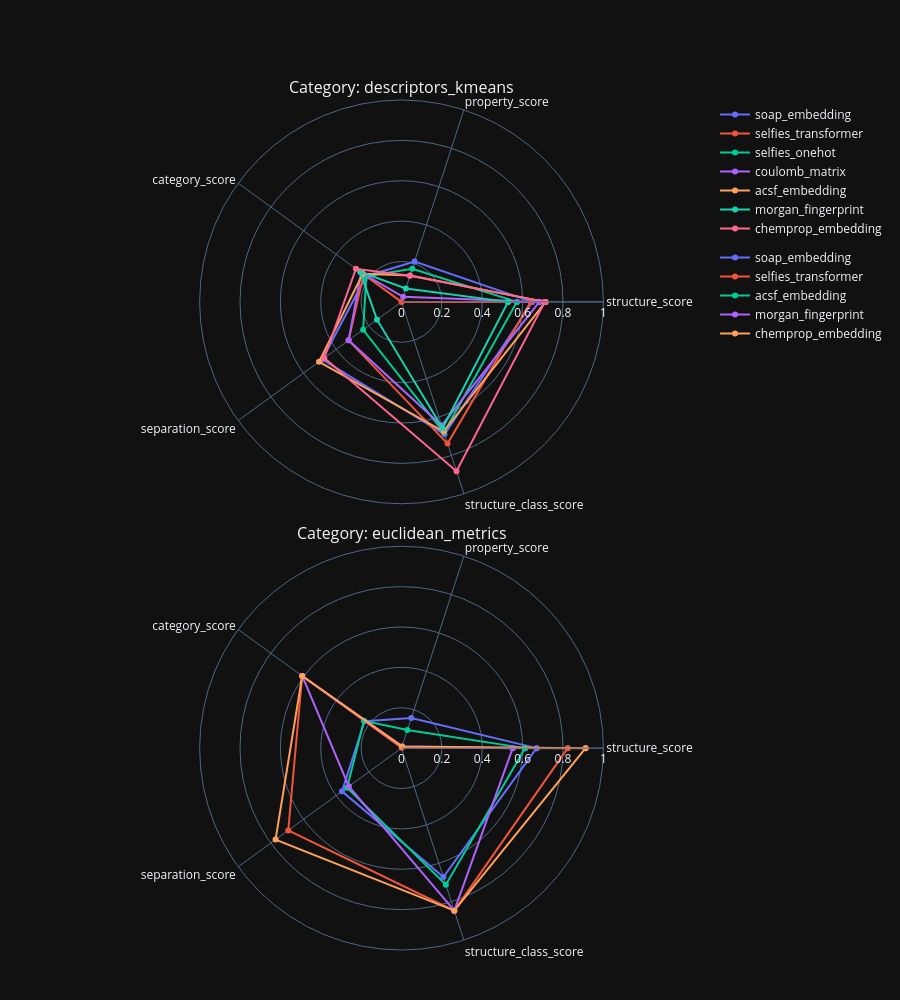

Notebook cell for this chart:
### Code cell
plot_all_categories(report_data, categories=['descriptors_kmeans', 'euclidean_metrics'])

### Figure 1 — Plotly figure (JSON) as saved in the notebook; plotly's stock layout.template omitted (floating-point values rounded to 4 significant figures)
{"data": [{"legendgroup": "descriptors_kmeans", "line": {"color": "#636EFA"}, "name": "soap_embedding", "r": [0.6479, 0.2102, 0.2167, 0.4852, 0.6897, 0.6479], "subplot": "polar", "theta": ["structure_score", "property_score", "category_score", "separation_score", "structure_class_score", "structure_score"], "type": "scatterpolar"}, {"legendgroup": "descriptors_kmeans", "line": {"color": "#EF553B"}, "name": "selfies_transformer", "r": [0.6404, 0, 0.2317, 0.324, 0.738, 0.6404], "subplot": "polar", "theta": ["structure_score", "property_score", "category_score", "separation_score", "structure_class_score", "structure_score"], "type": "scatterpolar"}, {"legendgroup": "descriptors_kmeans", "line": {"color": "#00CC96"}, "name": "selfies_onehot", "r": [0.5716, 0.1727, 0.2152, 0.2349, 0.6808, 0.5716], "subplot": "polar", "theta": ["structure_score", "property_score", "category_score", "separation_score", "structure_class_score", "structure_score"], "type": "scatterpolar"}, {"legendgroup": "descriptors_kmeans", "line": {"color": "#AB63FA"}, "name": "coulomb_matrix", "r": [0.6832, 0.02619, 0.247, 0.3238, 0.6437, 0.6832], "subplot": "polar", "theta": ["structure_score", "property_score", "category_score", "separation_score", "structure_class_score", "structure_score"], "type": "scatterpolar"}, {"legendgroup": "descriptors_kmeans", "line": {"color": "#FFA15A"}, "name": "acsf_embedding", "r": [0.7135, 0.1376, 0.2372, 0.5049, 0.6756, 0.7135], "subplot": "polar", "theta": ["structure_score", "property_score", "category_score", "separation_score", "structure_class_score", "structure_score"], "type": "scatterpolar"}, {"legendgroup": "descriptors_kmeans", "line": {"color": "#19D3AF"}, "name": "morgan_fingerprint", "r": [0.5279, 0.07021, 0.2525, 0.1501, 0.6584, 0.5279], "subplot": "polar", "theta": ["structure_score", "property_score", "category_score", "separation_score", "structure_class_score", "structure_score"], "type": "scatterpolar"}, {"legendgroup": "descriptors_kmeans", "line": {"color": "#FF6692"}, "name": "chemprop_embedding", "r": [0.7099, 0.1356, 0.2789, 0.4729, 0.8816, 0.7099], "subplot": "polar", "theta": ["structure_score", "property_score", "category_score", "separation_score", "structure_class_score", "structure_score"], "type": "scatterpolar"}, {"legendgroup": "euclidean_metrics", "line": {"color": "#636EFA"}, "name": "soap_embedding", "r": [0.6695, 0.1572, 0.2263, 0.3643, 0.6716, 0.6695], "subplot": "polar2", "theta": ["structure_score", "property_score", "category_score", "separation_score", "structure_class_score", "structure_score"], "type": "scatterpolar"}, {"legendgroup": "euclidean_metrics", "line": {"color": "#EF553B"}, "name": "selfies_transformer", "r": [0.8233, 0.001619, 0.6081, 0.6933, 0.8464, 0.8233], "subplot": "polar2", "theta": ["structure_score", "property_score", "category_score", "separation_score", "structure_class_score", "structure_score"], "type": "scatterpolar"}, {"legendgroup": "euclidean_metrics", "line": {"color": "#00CC96"}, "name": "acsf_embedding", "r": [0.6117, 0.09403, 0.2301, 0.3331, 0.7115, 0.6117], "subplot": "polar2", "theta": ["structure_score", "property_score", "category_score", "separation_score", "structure_class_score", "structure_score"], "type": "scatterpolar"}, {"legendgroup": "euclidean_metrics", "line": {"color": "#AB63FA"}, "name": "morgan_fingerprint", "r": [0.5508, 0.008817, 0.6081, 0.3223, 0.8464, 0.5508], "subplot": "polar2", "theta": ["structure_score", "property_score", "category_score", "separation_score", "structure_class_score", "structure_score"], "type": "scatterpolar"}, {"legendgroup": "euclidean_metrics", "line": {"color": "#FFA15A"}, "name": "chemprop_embedding", "r": [0.9119, 0.009075, 0.6081, 0.7711, 0.8464, 0.9119], "subplot": "polar2", "theta": ["structure_score", "property_score", "category_score", "separation_score", "structure_class_score", "structure_score"], "type": "scatterpolar"}], "layout": {"annotations": [{"font": {"size": 16}, "showarrow": false, "text": "Category: descriptors_kmeans", "x": 0.5, "xanchor": "center", "xref": "paper", "y": 1, "yanchor": "bottom", "yref": "paper"}, {"font": {"size": 16}, "showarrow": false, "text": "Category: euclidean_metrics", "x": 0.5, "xanchor": "center", "xref": "paper", "y": 0.475, "yanchor": "bottom", "yref": "paper"}], "height": 1000, "legend": {"groupclick": "toggleitem"}, "margin": {"b": 50, "l": 100, "r": 100, "t": 100}, "polar": {"domain": {"x": [0, 1], "y": [0.525, 1]}, "radialaxis": {"range": [0, 1], "visible": true}}, "polar2": {"domain": {"x": [0, 1], "y": [0, 0.475]}, "radialaxis": {"range": [0, 1], "visible": true}}, "showlegend": true}}
